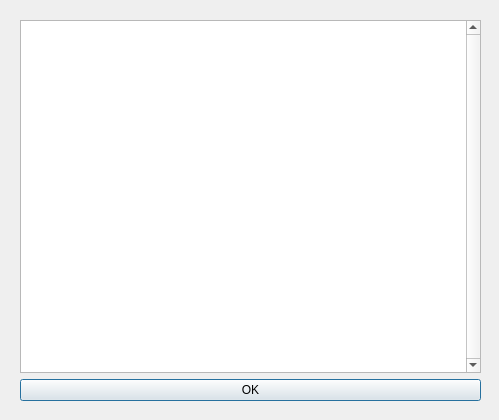
<?xml version="1.0" encoding="UTF-8"?>
<ui version="4.0">
 <class>CAboutDlg</class>
 <widget class="QDialog" name="CAboutDlg">
  <property name="geometry">
   <rect>
    <x>0</x>
    <y>0</y>
    <width>499</width>
    <height>420</height>
   </rect>
  </property>
  <property name="windowTitle">
   <string>About UrConnect</string>
  </property>
  <widget class="QWidget" name="layoutWidget">
   <property name="geometry">
    <rect>
     <x>20</x>
     <y>20</y>
     <width>461</width>
     <height>381</height>
    </rect>
   </property>
   <layout class="QVBoxLayout" name="verticalLayout">
    <item>
     <widget class="QTextEdit" name="c_agreement">
      <property name="verticalScrollBarPolicy">
       <enum>Qt::ScrollBarAlwaysOn</enum>
      </property>
      <property name="readOnly">
       <bool>true</bool>
      </property>
     </widget>
    </item>
    <item>
     <widget class="QPushButton" name="c_ok">
      <property name="text">
       <string>OK</string>
      </property>
     </widget>
    </item>
   </layout>
  </widget>
 </widget>
 <resources/>
 <connections>
  <connection>
   <sender>c_ok</sender>
   <signal>clicked()</signal>
   <receiver>CAboutDlg</receiver>
   <slot>OnOK()</slot>
   <hints>
    <hint type="sourcelabel">
     <x>103</x>
     <y>374</y>
    </hint>
    <hint type="destinationlabel">
     <x>209</x>
     <y>329</y>
    </hint>
   </hints>
  </connection>
 </connections>
 <slots>
  <slot>OnOK()</slot>
 </slots>
</ui>
